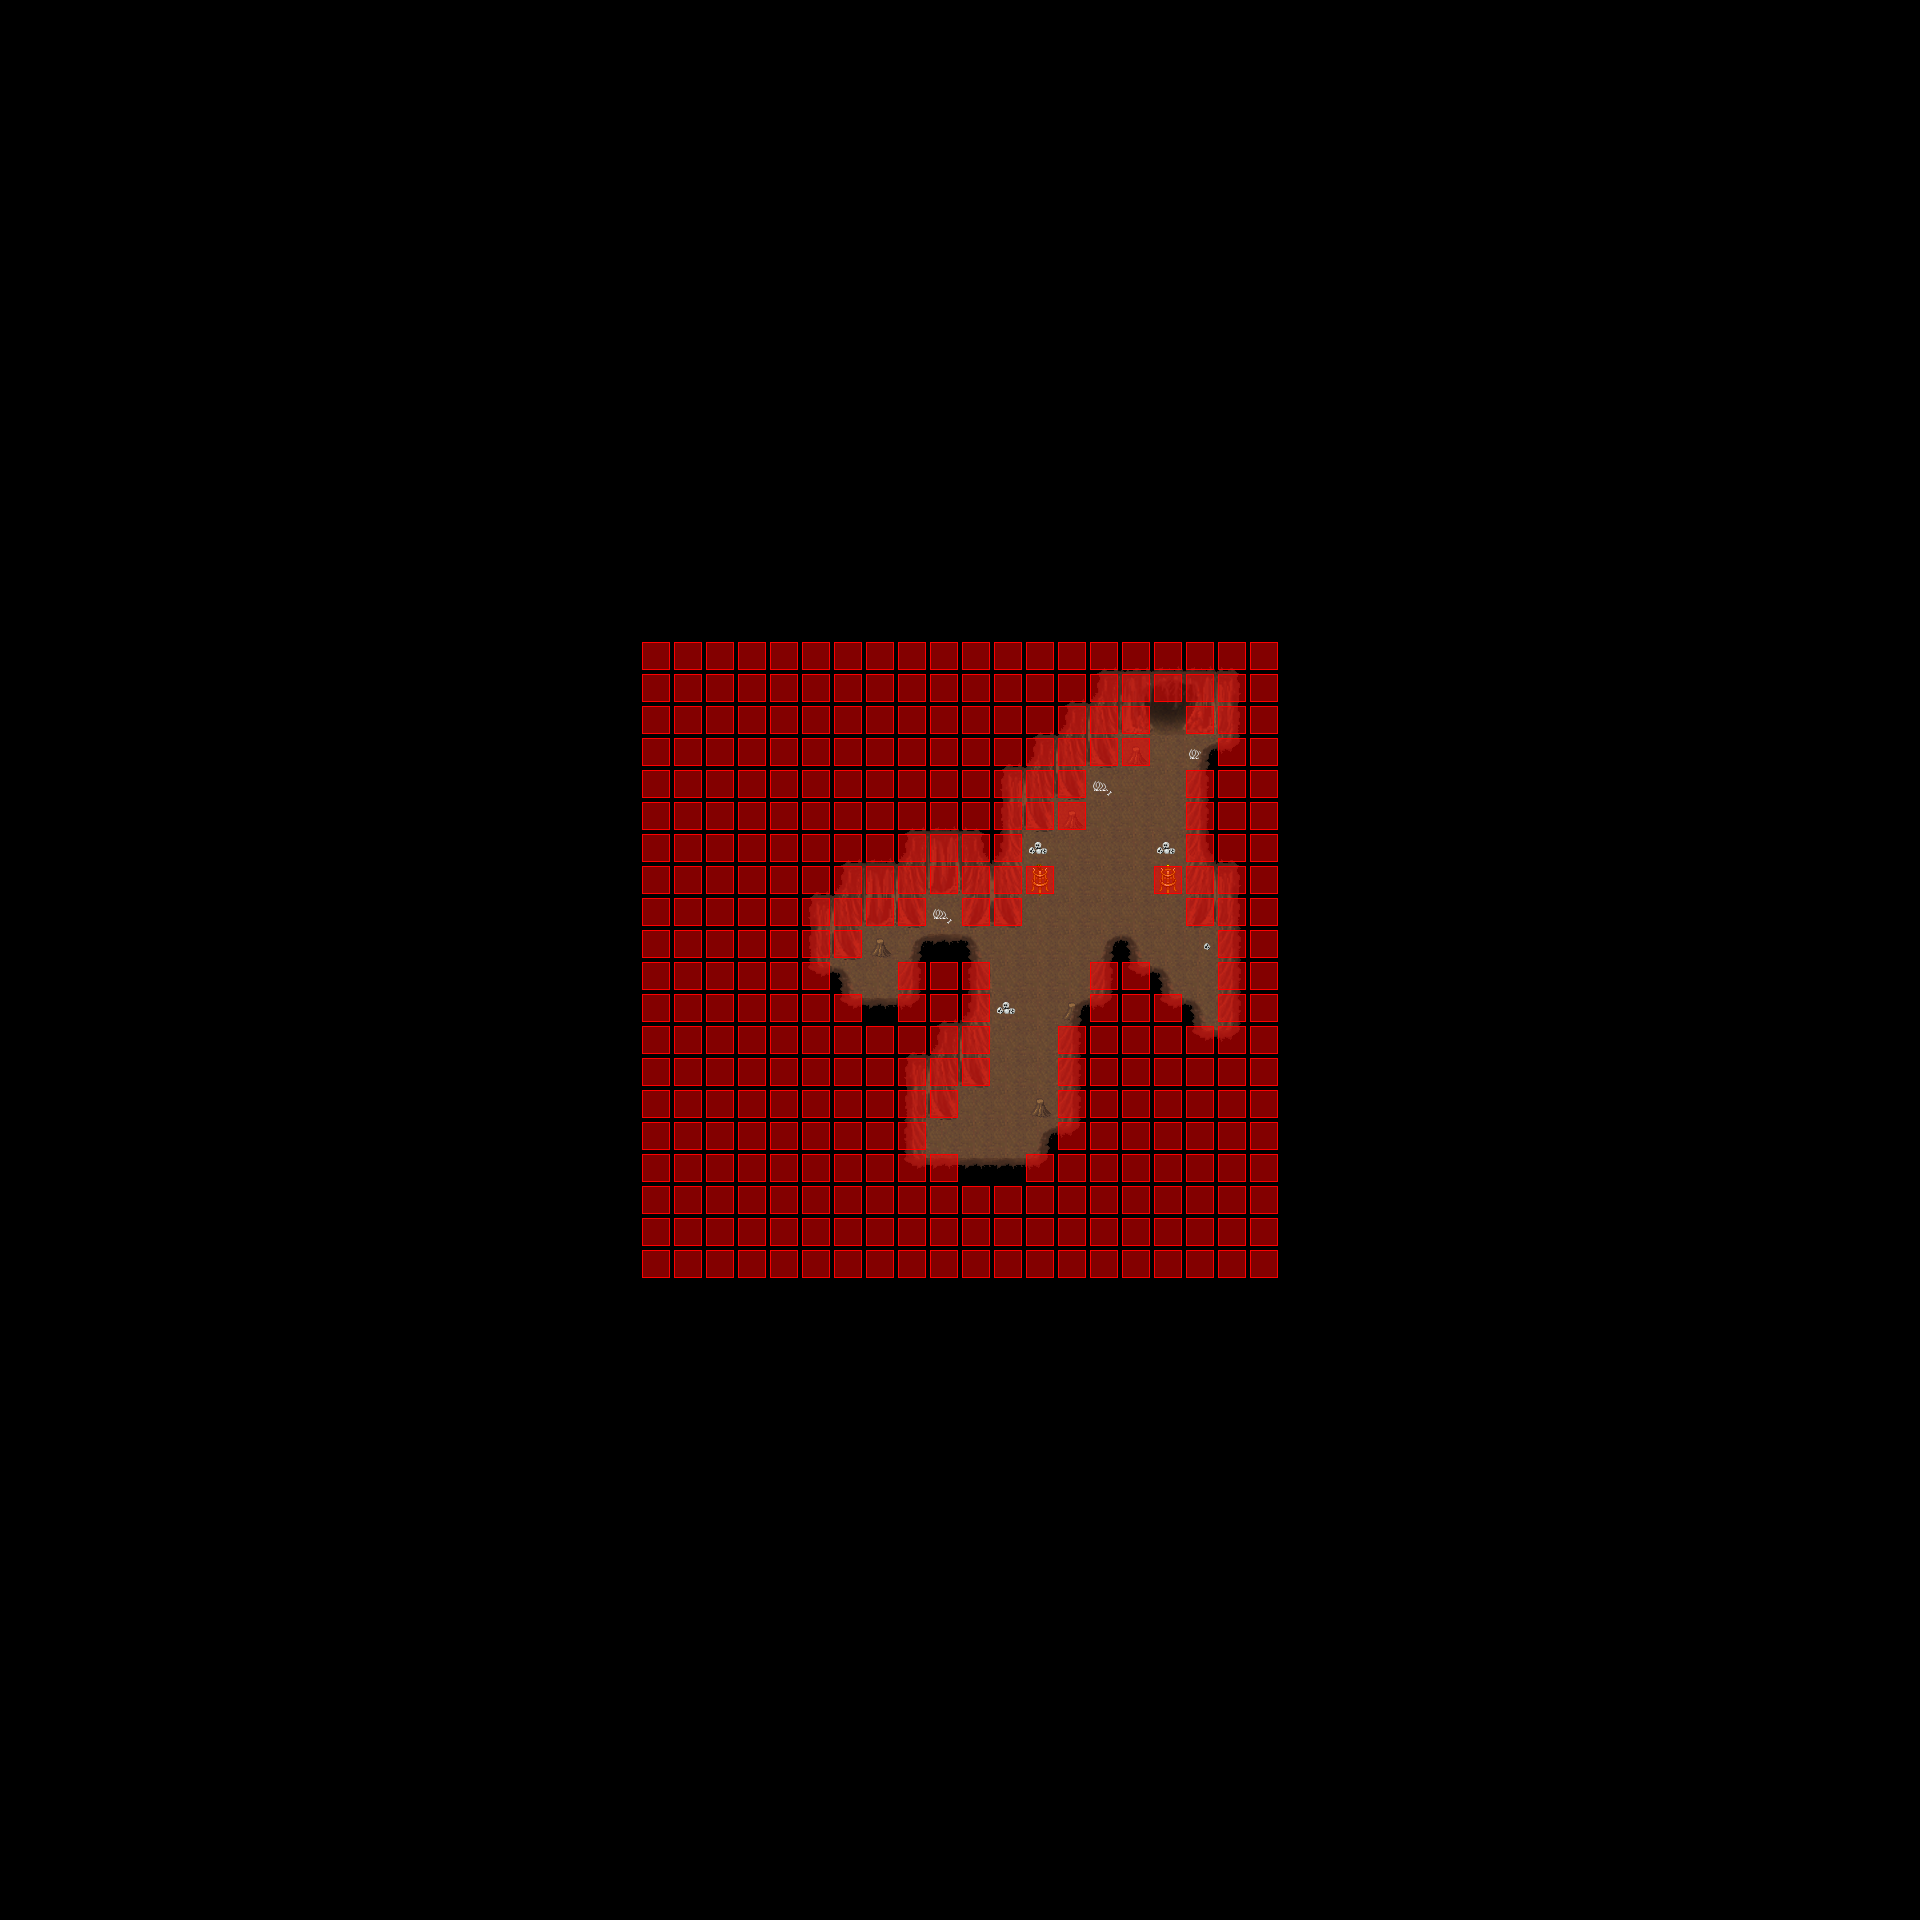

This is a level from a 2D game, rendered from its Tiled map with the project's own tilesets. A one-line summary and the map file follow, with tile-layer data summarised:
An orthogonal 60x60 tile map with 32x32 px tiles, 5 tile layers (Ground, Ground, Over, Fringe, ...), 9 tilesets and 4 objects (2x WARP, SPAWN, SCRIPT).

<map version="1.0" orientation="orthogonal" width="60" height="60" tilewidth="32" tileheight="32">
 <properties>
  <property name="AutoMappingRadius" value="10" />
  <property name="DeleteTiles" value="1" />
  <property name="music" value="inside2.ogg" />
 </properties>
 <tileset firstgid="1" name="collision1_32_32" tilewidth="32" tileheight="32">
  <image source="../graphics/tiles/collision1_32_32.png" width="1024" height="1024" />
 </tileset>
 <tileset firstgid="1025" name="misc1_32_64" tilewidth="32" tileheight="64">
  <image source="../graphics/tiles/misc1_32_64.png" width="1024" height="1024" />
 </tileset>
 <tileset firstgid="1537" name="automapping_set_cave_32_32" tilewidth="32" tileheight="32">
  <image source="../graphics/tiles/automapping_set_cave_32_32.png" width="1024" height="1024" />
 </tileset>
 <tileset firstgid="2561" name="cave1_32_32" tilewidth="32" tileheight="32">
  <image source="../graphics/tiles/cave1_32_32.png" width="1024" height="1024" />
 </tileset>
 <tileset firstgid="3585" name="cave1_32_64" tilewidth="32" tileheight="64">
  <image source="../graphics/tiles/cave1_32_64.png" width="1024" height="1024" />
 </tileset>
 <tileset firstgid="4097" name="cave2_32_32" tilewidth="32" tileheight="32">
  <image source="../graphics/tiles/cave2_32_32.png" width="1024" height="1024" />
 </tileset>
 <tileset firstgid="5121" name="cave3_32_32" tilewidth="32" tileheight="32">
  <image source="../graphics/tiles/cave3_32_32.png" width="1024" height="1024" />
 </tileset>
 <tileset firstgid="6145" name="cave4_32_32" tilewidth="32" tileheight="32">
  <image source="../graphics/tiles/cave4_32_32.png" width="1024" height="1024" />
 </tileset>
 <tileset firstgid="7169" name="indoor1_32_96" tilewidth="32" tileheight="96">
  <image source="../graphics/tiles/indoor1_32_96.png" width="1024" height="960" />
 </tileset>
 <layer name="Ground" width="60" height="60">
  <data>[3600 cells, 3600 non-empty, 36 distinct tile ids]</data>
 </layer>
 <layer name="Ground" width="60" height="60">
  <data>[3600 cells, 14 non-empty, 6 distinct tile ids]</data>
 </layer>
 <layer name="Over" width="60" height="60">
  <data>[3600 cells, 27 non-empty, 5 distinct tile ids]</data>
 </layer>
 <layer name="Fringe" width="60" height="60">
  <data>[3600 cells, 0 non-empty, 0 distinct tile ids]</data>
 </layer>
 <layer name="Collision" width="60" height="60">
  <data>[3600 cells, 341 non-empty, 1 distinct tile ids]</data>
 </layer>
 <objectgroup name="Object" width="60" height="60">
  <object name="Fledermaus" type="SPAWN" x="913" y="720" width="331" height="348">
   <properties>
    <property name="MAX_BEINGS" value="7" />
    <property name="MONSTER_ID" value="8" />
    <property name="SPAWN_RATE" value="10" />
   </properties>
  </object>
  <object name="External Map Events" type="SCRIPT" x="640" y="640">
   <properties>
    <property name="FILENAME" value="scripts/maps/iw-island_tunnel-o00-n01-o00.lua" />
   </properties>
  </object>
  <object name="Warp to iw-island_tunnel-o00-o00-n01" type="WARP" x="1152" y="704" width="32" height="32">
   <properties>
    <property name="DEST_MAP" value="iw-island_tunnel-o00-o00-n01" />
    <property name="DEST_X" value="704" />
    <property name="DEST_Y" value="2288" />
   </properties>
  </object>
  <object name="Warp to ow-n0004-p0001-o0000" type="WARP" x="960" y="1152" width="64" height="32">
   <properties>
    <property name="DEST_MAP" value="ow-n0004-p0001-o0000" />
    <property name="DEST_X" value="1616" />
    <property name="DEST_Y" value="1872" />
   </properties>
  </object>
 </objectgroup>
</map>
